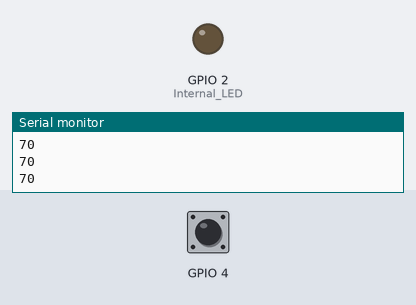
Simulated run of this sketch. Board: ESP32. Shown: output pins drawn as LEDs (lit = HIGH), the last lines printed to the serial monitor. Inputs (shaded band) come from the test bench; at power-on: GPIO 4 HIGH.

Above: at 1.2 s.
1.3 s: GPIO 4 pulled LOW for 0.15 s
At 1.38 s:
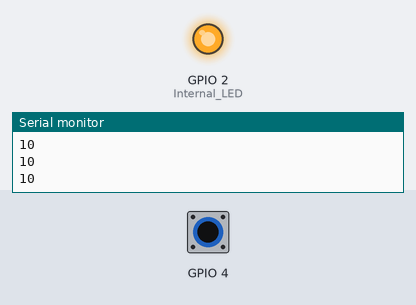
2.9 s: GPIO 4 pulled LOW for 3.2 s
At 7.5 s:
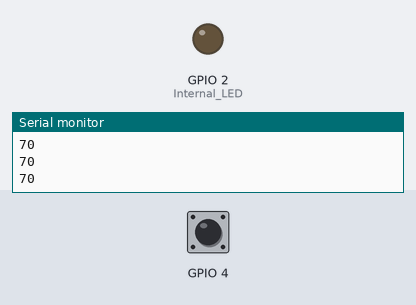
Timing chart, 0 to 9.0 s (numbered marks = the images above; inputs shaded):
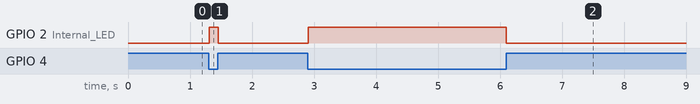

The sketch:

ESP32_capacitive_Touch_Pins.ino
```cpp
// ESP-32 Touch Reveal Code

// Sensor: GPIO 4 (Foil)

// LED: GPIO 2 (Internal Blue LED)


void setup() {

  Serial.begin(115200);

  pinMode(2, OUTPUT); // Internal LED

}


void loop() {

  // Read the secret touch pin

  int touchValue = touchRead(4);


  // High value = No touch. Low value = Touching foil.

  if (touchValue < 30) {

    digitalWrite(2, HIGH); // Turn LED ON

  } else {

    digitalWrite(2, LOW);  // Turn LED OFF

  }


  Serial.println(touchValue);

  delay(10);

}
```

Measured:
- after the input at 1.3 s, GPIO 2 (Internal_LED): LOW → HIGH at once, → LOW 0.15 s later
- after the input at 2.9 s, GPIO 2 (Internal_LED): LOW → HIGH at once, → LOW 3.2 s later
